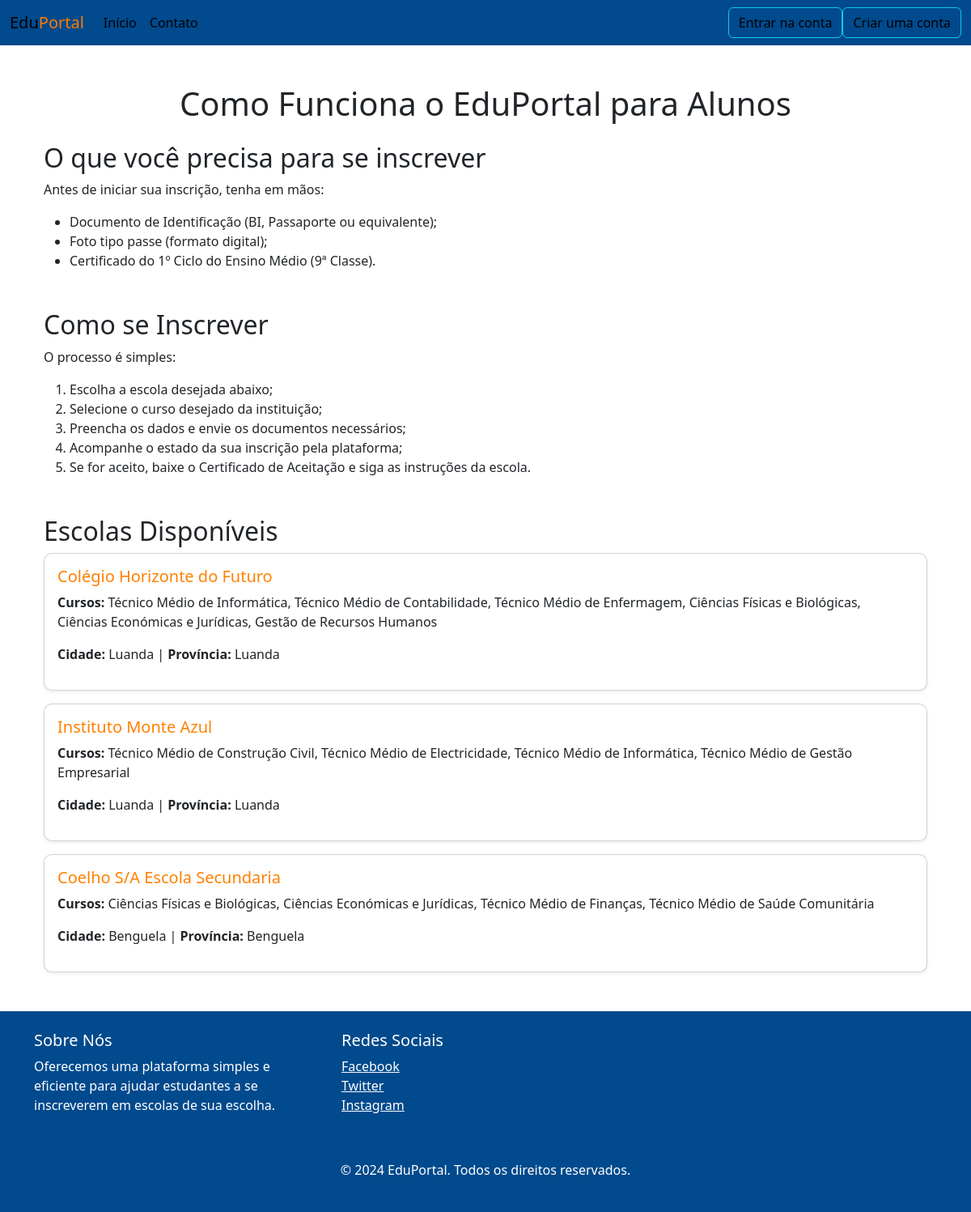
/como-funciona-alunos, run on the app's committed database.
### app.py (models this page shows, shortened)
class Instituicao(UserMixin, db.Model):
    __tablename__ = 'instituicao'
    id = db.Column(db.Integer, primary_key=True)
    nome_instituicao = db.Column(db.String(255), nullable=False)
    email = db.Column(db.String(255), nullable=False)
    tipo = db.Column(db.String(50), default="instituicao", nullable=False)
    endereco = db.Column(db.String(255), nullable=True)
    cidade = db.Column(db.String(100), nullable=True)
    provincia = db.Column(db.String(100), nullable=True)
    telefone = db.Column(db.String(20), nullable=True)
    descricao = db.Column(db.Text, nullable=True)
    status = db.Column(db.String(50), default="ativo", nullable=False)
    created_at = db.Column(
        db.DateTime, default=datetime.utcnow, nullable=False)
    data_atualizacao = db.Column(
        db.DateTime, default=datetime.utcnow, onupdate=datetime.utcnow)
    inscricoes = db.relationship('Inscricao', backref='instituicao_rel', lazy=True)
    cursos = db.Column(db.String(1000), nullable=True, default="")
    numero_vagas = db.Column(db.Integer, nullable=True)
    funcionarios = db.relationship(
        'Funcionario', backref='instituicao', lazy=True)

### app.py (the view)
@app.route("/como-funciona-alunos")
def como_funciona_alunos():
    escolas = Instituicao.query.filter_by(status="ativo").all()
    return render_template("como_funciona_alunos.html", escolas=escolas)

### templates/como_funciona_alunos.html (shortened to what this page needs)
{% extends "base_txt.html" %}
{% block conteudo %}
<div class="container mt-5">
    <h1 class="text-azul text-center mb-4">Como Funciona o EduPortal para Alunos</h1>
    <section class="mb-5">
        <h2 class="text-laranja">O que você precisa para se inscrever</h2>
        <p>Antes de iniciar sua inscrição, tenha em mãos:</p>
        <ul>
            <li>Documento de Identificação (BI, Passaporte ou equivalente);</li>
            <li>Foto tipo passe (formato digital);</li>
            <li>Certificado do 1º Ciclo do Ensino Médio (9ª Classe).</li>
        </ul>
    </section>
    <section class="mb-5">
        <h2 class="text-laranja">Como se Inscrever</h2>
        <p>O processo é simples:</p>
        <ol>
            <li>Escolha a escola desejada abaixo;</li>
            <li>Selecione o curso desejado da instituição;</li>
            <li>Preencha os dados e envie os documentos necessários;</li>
            <li>Acompanhe o estado da sua inscrição pela plataforma;</li>
            <li>Se for aceito, baixe o Certificado de Aceitação e siga as instruções da escola.</li>
        </ol>
    </section>
    <section class="mb-5">
        <h2 class="text-laranja">Escolas Disponíveis</h2>
        {% for escola in escolas %}
        <div class="card mb-3 shadow-sm">
            <div class="card-body">
                <h5 class="card-title text-azul">{{ escola.nome_instituicao }}</h5>
                <p><strong>Cursos:</strong> {{ escola.cursos.split(',') | join(', ') }}</p>
                <p><strong>Cidade:</strong> {{ escola.cidade }} | <strong>Província:</strong> {{ escola.provincia }}</p>
            </div>
        </div>
        {% endfor %}
    </section>
</div>
{% endblock %}

### templates/base_txt.html (style rules this page uses)
body { background-color: #ffffff; }
.card { background-color: #fff; border-radius: 10px; box-shadow: 0 4px 8px rgba(0, 0, 0, 0.1); }
.card-title { color: #ff8000; }

### data on the page
Instituicao: nome_instituicao "Colégio Horizonte do Futuro", cursos.split "Técnico Médio de Informática, Técnico Médio de Contabilidade, Técnico Médio de Enfermagem, Ciências Físicas e Biológicas, Ciências Económicas e Jurídicas, Gestão de Recursos Humanos", cidade "Luanda", provincia "Luanda"
Instituicao: nome_instituicao "Instituto Monte Azul", cursos.split "Técnico Médio de Construção Civil, Técnico Médio de Electricidade, Técnico Médio de Informática, Técnico Médio de Gestão Empresarial", cidade "Luanda", provincia "Luanda"
Instituicao: nome_instituicao "Coelho S/A Escola Secundaria", cursos.split "Ciências Físicas e Biológicas, Ciências Económicas e Jurídicas, Técnico Médio de Finanças, Técnico Médio de Saúde Comunitária", cidade "Benguela", provincia "Benguela"
